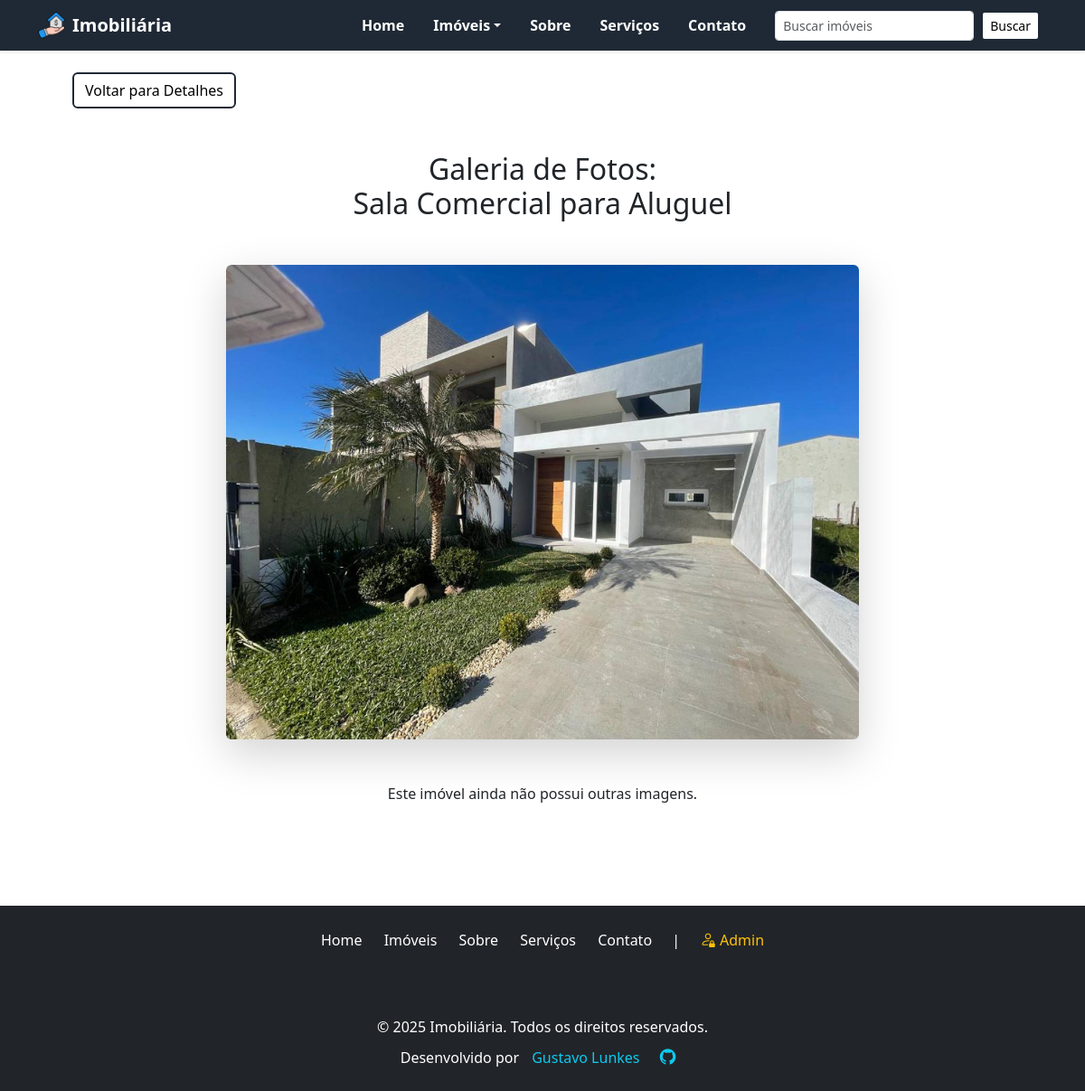
The app's page /galeria.php?id=8 with its own data.
### tables this page shows
CREATE TABLE `imoveis` (
  `id` int(11) NOT NULL,
  `titulo` varchar(255) NOT NULL,
  `descricao` text NOT NULL,
  `tipo` enum('casa','apartamento','terreno','comercial') NOT NULL,
  `endereco` varchar(255) NOT NULL,
  `latitude` decimal(10,8) NOT NULL,
  `longitude` decimal(11,8) NOT NULL,
  `preco` decimal(12,2) NOT NULL,
  `categoria` enum('venda','aluguel') NOT NULL,
  `imagem` varchar(255) DEFAULT NULL,
  `destaque` tinyint(1) DEFAULT 0,
  `created_at` timestamp NOT NULL DEFAULT current_timestamp()
);

### galeria.php (the view, shortened to what this page needs)
<?php
include 'includes/db.php';
include 'includes/header.php';
$id = intval($_GET['id']);
$stmt = $pdo->prepare("SELECT titulo, imagem FROM imoveis WHERE id = ?");
$stmt->execute([$id]);
$imovel = $stmt->fetch();
$stmt = $pdo->prepare("SELECT arquivo FROM imagens WHERE imovel_id = ? ORDER BY criado_em ASC");
$stmt->execute([$id]);
$imagens = $stmt->fetchAll();
?>
<div class="mt-4 botao-voltar">
    <a href="detalhes.php?id=<?= $id ?>" class="btn btn-secondary">Voltar para Detalhes</a>
</div>
<div class="container py-5">
    <h2 class="text-center mb-5">Galeria de Fotos: <br> <?= htmlspecialchars($imovel['titulo']) ?></h2>
    <div class="text-center mb-5">
        <img src="assets/img/<?= htmlspecialchars($imovel['imagem']) ?>"
             class="img-fluid rounded shadow-lg imagem-principal"
             alt="Imagem Principal">
    </div>
    <?php if (count($imagens) > 0): ?>
        <div class="row">
            <?php foreach ($imagens as $img): ?>
                <div class="col-md-4 mb-4">
                    <div class="card-galeria">
                        <img src="assets/img/<?= htmlspecialchars($img['arquivo']) ?>"
                             class="img-fluid rounded"
                             alt="Imagem Galeria">
                    </div>
                </div>
            <?php endforeach; ?>
        </div>
    <?php else: ?>
        <p class="text-center">Este imóvel ainda não possui outras imagens.</p>
    <?php endif; ?>
</div>
<?php include 'includes/footer.php'; ?>

### assets/css/style.css (style rules this page uses)
.btn { background-color: white !important; color: black !important; border: 2px solid rgb(31, 41, 53) !important; transition: background-color 0.8s ease, color 0.8s ease, border-color 0.8s ease !important;; }

### galeria.php (style rules this page uses)
.imagem-principal { max-width: 700px; height: auto; }
.botao-voltar { margin-left: 80px !important; }

### records on screen
imoveis: titulo "Sala Comercial para Aluguel", imagem (picture)
